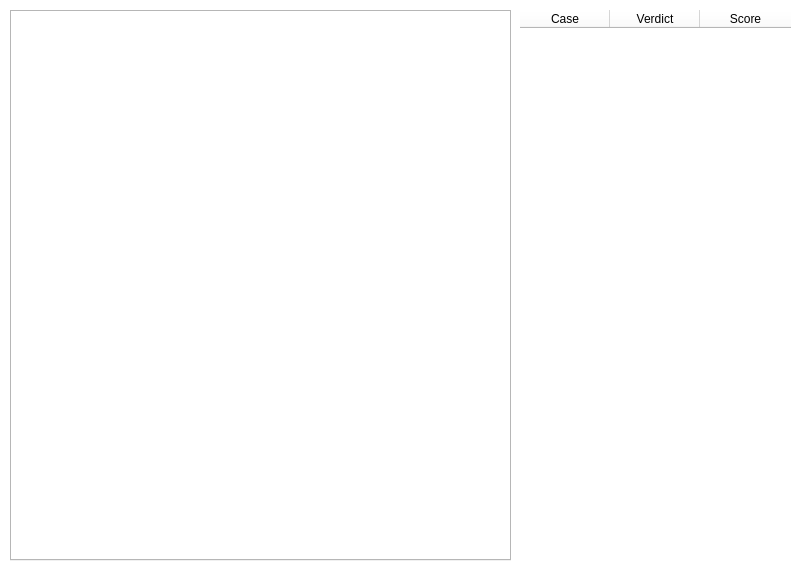
<?xml version="1.0" encoding="UTF-8"?>
<ui version="4.0">
 <class>SubmissionInfo</class>
 <widget class="QWidget" name="SubmissionInfo">
  <property name="geometry">
   <rect>
    <x>0</x>
    <y>0</y>
    <width>800</width>
    <height>568</height>
   </rect>
  </property>
  <property name="minimumSize">
   <size>
    <width>800</width>
    <height>568</height>
   </size>
  </property>
  <property name="maximumSize">
   <size>
    <width>800</width>
    <height>568</height>
   </size>
  </property>
  <property name="windowTitle">
   <string>Submission Information</string>
  </property>
  <property name="autoFillBackground">
   <bool>false</bool>
  </property>
  <property name="styleSheet">
   <string notr="true">background-color: rgb(255, 255, 255);</string>
  </property>
  <widget class="QTabWidget" name="tabWidget">
   <property name="geometry">
    <rect>
     <x>10</x>
     <y>10</y>
     <width>501</width>
     <height>551</height>
    </rect>
   </property>
  </widget>
  <widget class="QTableWidget" name="tableWidget">
   <property name="geometry">
    <rect>
     <x>520</x>
     <y>10</y>
     <width>271</width>
     <height>551</height>
    </rect>
   </property>
   <property name="autoFillBackground">
    <bool>true</bool>
   </property>
   <property name="frameShape">
    <enum>QFrame::Shape::NoFrame</enum>
   </property>
   <property name="editTriggers">
    <set>QAbstractItemView::EditTrigger::NoEditTriggers</set>
   </property>
   <property name="alternatingRowColors">
    <bool>false</bool>
   </property>
   <property name="selectionMode">
    <enum>QAbstractItemView::SelectionMode::NoSelection</enum>
   </property>
   <property name="showGrid">
    <bool>true</bool>
   </property>
   <property name="gridStyle">
    <enum>Qt::PenStyle::NoPen</enum>
   </property>
   <attribute name="horizontalHeaderVisible">
    <bool>true</bool>
   </attribute>
   <attribute name="horizontalHeaderCascadingSectionResizes">
    <bool>true</bool>
   </attribute>
   <attribute name="horizontalHeaderMinimumSectionSize">
    <number>16</number>
   </attribute>
   <attribute name="horizontalHeaderDefaultSectionSize">
    <number>90</number>
   </attribute>
   <attribute name="horizontalHeaderHighlightSections">
    <bool>false</bool>
   </attribute>
   <attribute name="horizontalHeaderStretchLastSection">
    <bool>true</bool>
   </attribute>
   <attribute name="verticalHeaderVisible">
    <bool>false</bool>
   </attribute>
   <attribute name="verticalHeaderHighlightSections">
    <bool>false</bool>
   </attribute>
   <column>
    <property name="text">
     <string>Case</string>
    </property>
   </column>
   <column>
    <property name="text">
     <string>Verdict</string>
    </property>
   </column>
   <column>
    <property name="text">
     <string>Score</string>
    </property>
   </column>
  </widget>
 </widget>
 <resources/>
 <connections/>
</ui>
